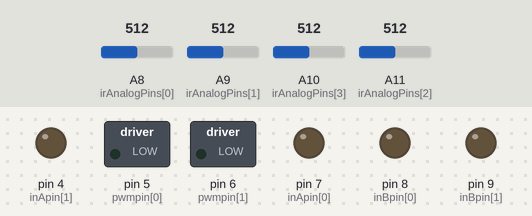
The sketch below on a simulated Arduino Mega 2560, built with avr-gcc and run on an emulated ATmega2560. Parts: switched loads named in the sketch (green lamp = pin HIGH), output pins drawn as LEDs (lit = HIGH). Inputs (shaded band) come from the test bench; at power-on: A8 (irAnalogPins[0]) = 512, A9 (irAnalogPins[1]) = 512, A10 (irAnalogPins[3]) = 512, A11 (irAnalogPins[2]) = 512. Random numbers use the default seed unless the sketch sets one; what the sketch prints to the serial monitor is not drawn.

Above: at 0.1 s.
At 5.8 s:
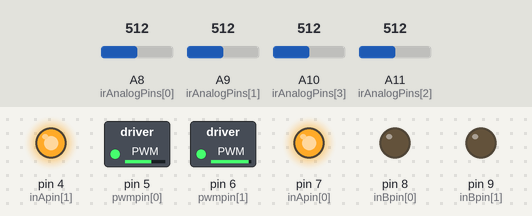
5.9 s: A8 (irAnalogPins[0]) set to 185
8.9 s: A8 (irAnalogPins[0]) set to 159
At 9.05 s:
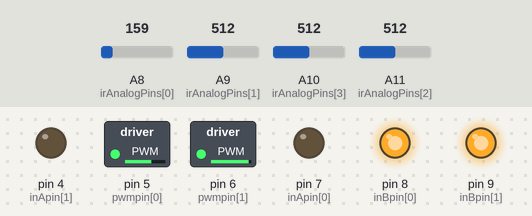
Timing chart, 0 to 11.9 s (numbered marks = the images above; inputs shaded):
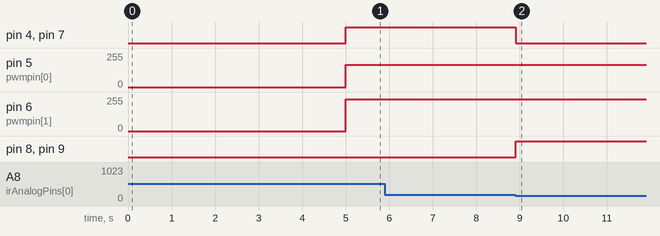

The sketch:

seek_and_destroy_old.ino
```cpp
#include<NewPing.h>

// CONTROLS!!!!!!1!
#define FORWARD   1
#define BACKWARD  2
#define BRAKEGND 3
#define MOTOR_LEFT 0
#define MOTOR_RIGHT 1

// ---------- VNH2SP30 pin definitions ----------
int inApin[2] = {7, 4};  // INA: Clockwise input
int inBpin[2] = {8, 9}; // INB: Counter-clockwise input
int pwmpin[2] = {5, 6}; // PWM input
// ---------- VNH2SP30 pin definitions ----------

// ---------- IR sensors ----------
#define IR_ANALOG_CALIB 3500 // IR sensor analogRead value when placed in black area
#define IR_SAMPLES_PER_STEP 3 // Number of samples for data averaging. See code.
#define IRFL 0 // IR, Front left
#define IRFR 1
#define IRBL 2
#define IRBR 3

int irAnalogPins[4] = {A8, A9, A11, A10};
// ---------- IR sensors ----------

bool enemyTargeted = false;
bool rescueMode = false;

void setup()
{
  Serial.begin(250000);

  // Initialize digital pins as outputs
  for (int i = 0; i < 2; i++)
  {
    pinMode(inApin[i], OUTPUT);
    pinMode(inBpin[i], OUTPUT);
    pinMode(pwmpin[i], OUTPUT);
  }

  for (int i = 0; i < 4; i++)
  {
    pinMode(irAnalogPins[i], INPUT);
  }
  // Initialize braked
  for (int i = 0; i < 2; i++)
  {
    digitalWrite(inApin[i], LOW);
    digitalWrite(inBpin[i], LOW);
  }

  pinMode(26, INPUT);

}

bool initialTrig = true;
void loop()
{
  if (initialTrig) {
    delay(5000);
  }
  checkSurroundings();
}

void checkSurroundings() {
  char data[100];

  // Read average, so that we don't consider spurious data (e.g. area that's too shiny)
  // The more reflected, the lesser the value.
  int averagefLeftWhite = 9999; // Front left, fLeft
  int averagefRightWhite = 9999;
  int averagebLeftWhite = 9999;
  int averagebRightWhite = 9999; // Back right, bRight

  for (int i = 0; i < IR_SAMPLES_PER_STEP; i++) {
    averagefLeftWhite += analogRead(irAnalogPins[IRFL]);
    averagefRightWhite += analogRead(irAnalogPins[IRFR]);
    averagebLeftWhite += analogRead(irAnalogPins[IRBL]);
    averagebRightWhite += analogRead(irAnalogPins[IRBR]);
  }

  averagefLeftWhite = (int) (averagefLeftWhite / IR_SAMPLES_PER_STEP);
  averagefRightWhite = (int) (averagefRightWhite / IR_SAMPLES_PER_STEP);
  averagebLeftWhite = (int) (averagebLeftWhite / IR_SAMPLES_PER_STEP);
  averagebRightWhite = (int) (averagebRightWhite / IR_SAMPLES_PER_STEP);

  sprintf(data, "FL %d FR %d BL %d BR %d", averagefLeftWhite, averagefRightWhite, averagebLeftWhite, averagebRightWhite);
  Serial.println(data);

  // We can compress this part somewhere, but we don't have time
  bool fLeftWhite = averagefLeftWhite < IR_ANALOG_CALIB;
  bool fRightWhite = averagefRightWhite < IR_ANALOG_CALIB;
  bool bLeftWhite = averagebLeftWhite < IR_ANALOG_CALIB;
  bool bRightWhite = averagebRightWhite < IR_ANALOG_CALIB;

  int leftWhSpd = random(127, 255);
  int rightWhSpd = random(127, 255);

  // Decision tree. What to do if IR detects we're in white.
  if (fLeftWhite || fRightWhite) {         // Whole FRONT face in white
    rescueMode = true;
    motorGo(MOTOR_LEFT, BACKWARD, leftWhSpd);
    motorGo(MOTOR_RIGHT, BACKWARD, rightWhSpd);
    // Full reverse for X ms
  } else if (bLeftWhite || bRightWhite || initialTrig) {
    initialTrig = false;
    motorGo(MOTOR_LEFT, FORWARD, leftWhSpd);
    motorGo(MOTOR_RIGHT, FORWARD, rightWhSpd);
  }
}


// Motor controls.
// "Monster Motor Shield. https://github.com/sparkfun/Monster_Moto_Shield/tree/Hv12Fv10
// VNH2SP30 Dual Driver module for Arduino Uno.
void motorOff(int motor)
{
  // Initialize braked
  for (int i = 0; i < 2; i++)
  {
    digitalWrite(inApin[i], LOW);
    digitalWrite(inBpin[i], LOW);
  }
  analogWrite(pwmpin[motor], 0);
}

void motorGo(uint8_t motor, uint8_t direct, uint8_t pwm)
{
  if (motor <= 1)
  {
    if (direct <= 4)
    {
      // Set inA[motor]
      if (direct <= 1)
        digitalWrite(inApin[motor], HIGH);
      else
        digitalWrite(inApin[motor], LOW);

      // Set inB[motor]
      if ((direct == 0) || (direct == 2))
        digitalWrite(inBpin[motor], HIGH);
      else
        digitalWrite(inBpin[motor], LOW);

      analogWrite(pwmpin[motor], pwm);
    }
  }
}
```

Measured:
- the behaviour switches between 167 and 166 on A8 (irAnalogPins[0]) (found by bisection; images 1 and 2)
- after the input at 8.9 s, pin 4 (inApin[1]), pin 7 (inApin[0]): HIGH → LOW at once; pin 8 (inBpin[0]), pin 9 (inBpin[1]): LOW → HIGH at once
